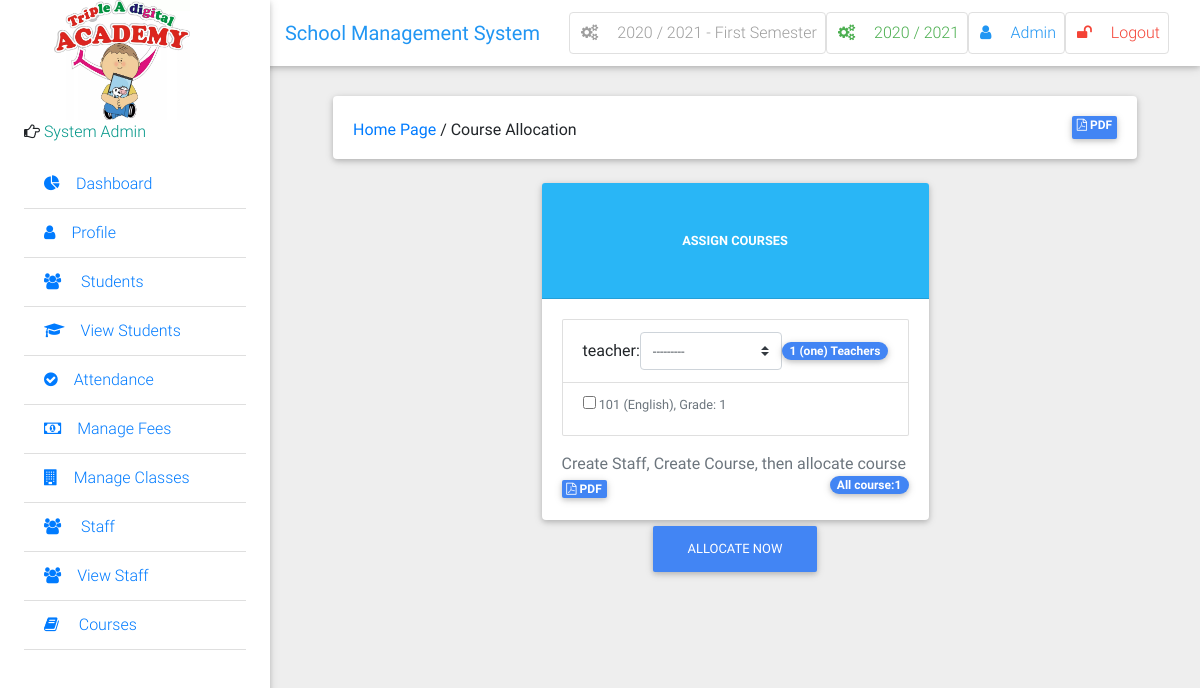
Before: /course/assign/ (signed in) with the older database file.
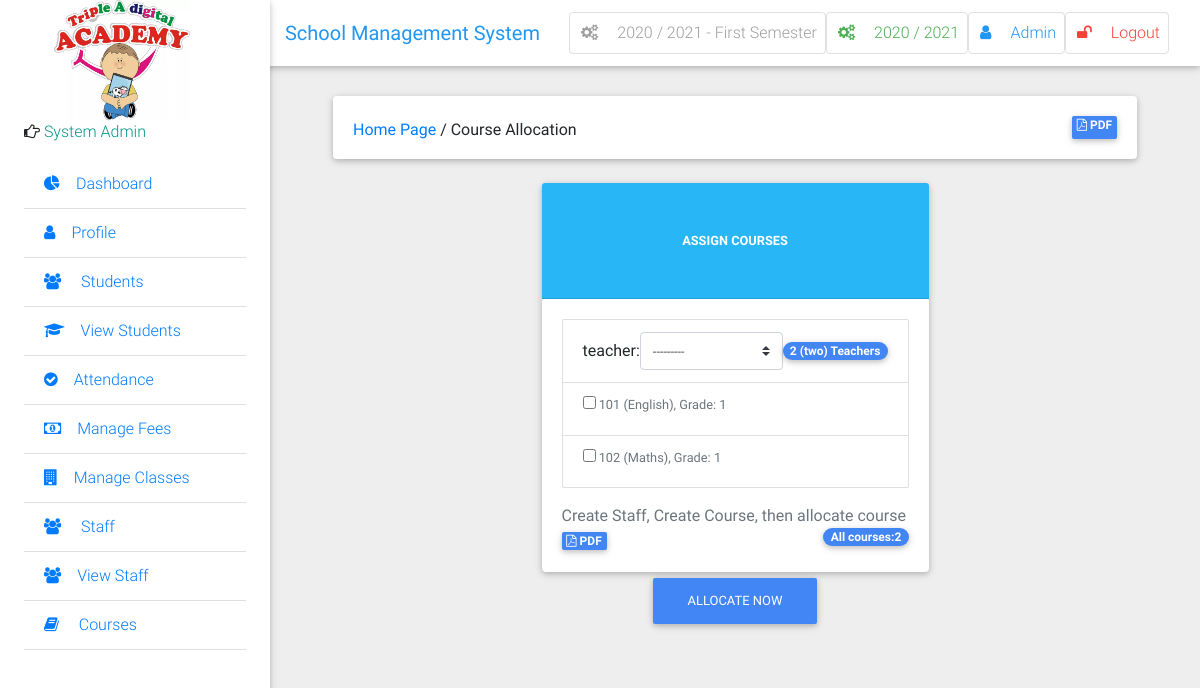
After: the same page with the newer database file.
### school/models.py (models this page shows, shortened)
class User(AbstractUser):
    is_student = models.BooleanField(default=False)
    is_lecturer = models.BooleanField(default=False)
    is_librarian = models.BooleanField(default=False)
    is_parent = models.BooleanField(default=False)
    phone = models.CharField(max_length=60, blank=True, null=True)
    address = models.CharField(max_length=60, blank=True, null=True)
    picture = models.ImageField(upload_to="users/pictures/%Y/%m/%d'", blank=True, null=True)
    email = models.EmailField(blank=True, null=True)
    password_type = models.CharField('Password Type', default='Expirable', max_length=200, choices=PASSWORD_TYPES)
    days_for_password_expiry = models.ForeignKey(PasswordConfigurations, on_delete=models.CASCADE, null=True, blank=True)
    last_password_reset_date = models.DateField('Reset On', auto_now=True)
    password_expiry_date = models.DateField(editable=False, null=True, blank=True)
    is_password_expired = models.BooleanField(default=False,)
    username_validator = ASCIIUsernameValidator()
    def get_full_name(self):
        full_name = self.username
        if self.first_name and self.last_name:
            full_name = self.first_name + " " + self.last_name
        return full_name
    def __str__(self):
        return self.get_full_name()

### school/views.py (the view, shortened to what this page needs)
# urls.py: path('course/assign/', views.CourseAllocationView.as_view(), name='course_allocation'),
@method_decorator([login_required, lecturer_required], name='dispatch')
class CourseAllocationView(CreateView):
    form_class = CourseAllocationForm
    template_name = 'administrator/course_allocation.html'
    def get_form_kwargs(self):
        kwargs = super(CourseAllocationView, self).get_form_kwargs()
        kwargs['user'] = self.request.user
        return kwargs

### school/forms.py
class CourseAllocationForm(forms.ModelForm):
    courses = forms.ModelMultipleChoiceField(
        queryset=Course.objects.filter(semester__is_current_semester=True).order_by('level'),
        widget=forms.CheckboxSelectMultiple,
        required=True
    )
    lecturer = forms.ModelChoiceField(
        queryset=User.objects.filter(is_lecturer=True),
        widget=forms.Select(attrs={'class': 'browser-default custom-select'}),
        label="teacher",
    )
    class Meta:
        model = CourseAllocation
        fields = ['lecturer', 'courses']
    def __init__(self, *args, **kwargs):
        user = kwargs.pop('user')
        super(CourseAllocationForm, self).__init__(*args, **kwargs)
        self.fields['lecturer'].queryset = User.objects.filter(is_lecturer=True)

### school/context_processors.py (called while the page is built)
def session_processor(request):
	current_session = Session.objects.get(is_current_session=True)
	return {"current_session": current_session}

def semester_processor(request):
	current_semester = Semester.objects.get(is_current_semester=True)
	return {"current_semester": current_semester}

### school/models.py (called while the page is built)
    def __str__(self):
        return self.session

    def __str__(self):
        return str(self.session) + ' - ' + str(self.semester)

### school/templates/administrator/course_allocation.html (shortened to what this page needs)
{% extends 'school/base.html' %}
{% load humanize %}
{% block side_bar %}
    {% include 'school/partial_active_element.html' with active='course_allocation' %}
{% endblock side_bar %}
{% block content %}
<div class="container-fluid mt-5">
<div class="card mb-4 wow fadeIn">
    <div class="card-body d-sm-flex justify-content-between">
      <h6 class="mb-2 mb-sm-0 pt-1">
        <a href="/">Home Page</a>
         <span>/</span>
         <span>Course Allocation</span>
        </h6>
        <span class="badge badge-primary badge-pillt pull-right">
            <a href="#" class="text-white"><i class="fa fa-file-pdf-o" aria-hidden="true"></i> PDF</a>
        </span>
    </div>
  </div>
<form method="post">{% csrf_token %}
<div class="row">
    <div class="col-lg-3 col-md-3">
    </div>
    <div class="col-lg-6 col-md-6">
      <div class="card">
        <small class="card-header light-blue lighten-1 white-text text-uppercase font-weight-bold text-center py-5">
            Assign Courses
          </small>
        <div class="card-body">
          <ul class="list-group">
            <li class="list-group-item d-flex justify-content-between align-items-center">
              {{ form.lecturer.label }}:
                <small>{{ form.lecturer }}</small>
                <span class="badge badge-primary badge-pill">
                {{ form.lecturer|length|add:-1 }}
                ({{ form.lecturer|length|add:-1|apnumber }})
                Teacher{{ form.lecturer|length|pluralize }} </span>
              </li>
              {% for course in form.courses %}
              <li class="list-group-item d-flex justify-content-between align-items-center">
                <small class="text-muted">{{ course }}</small>
                {% empty %}
                <span class="badge badge-primary badge-pill">
                  No Course Available
                  <a href="{% url 'add_new_course' %}"><i style="color: #ffffff">Create Now</i></a>
                </span>
              </li>
                {% endfor %}
          </ul>
          <p class="text-small text-muted mb-0 pt-3">
              Create Staff, Create Course, then allocate course
          </p>
          <span class="badge badge-primary badge-pillt">
            <a href="#" class="text-white"><i class="fa fa-file-pdf-o" aria-hidden="true"></i> PDF</a>
          </span>
          <span class="badge badge-primary badge-pill pull-right">All course{{ form.courses|length|pluralize }}:{{ form.courses|length }}
          </span>
        </div>
      </div>
    </div>
    <div class="col-lg-3 col-md-3">
    </div>
    </div>
    <div class="text-center">
      <button type="submit" class="btn btn-primary">Allocate Now</button>
    </div>
</form>
{% endblock content %}

Changed rows visible on the page:
changed User (number 2 of 2 on the later page): lecturer|length "1" → "2"
Other visible differences:
text no longer shown: "one 1"
text now shown: "two 2"
new list line: "☐ 102 (Maths), Grade: 1"
